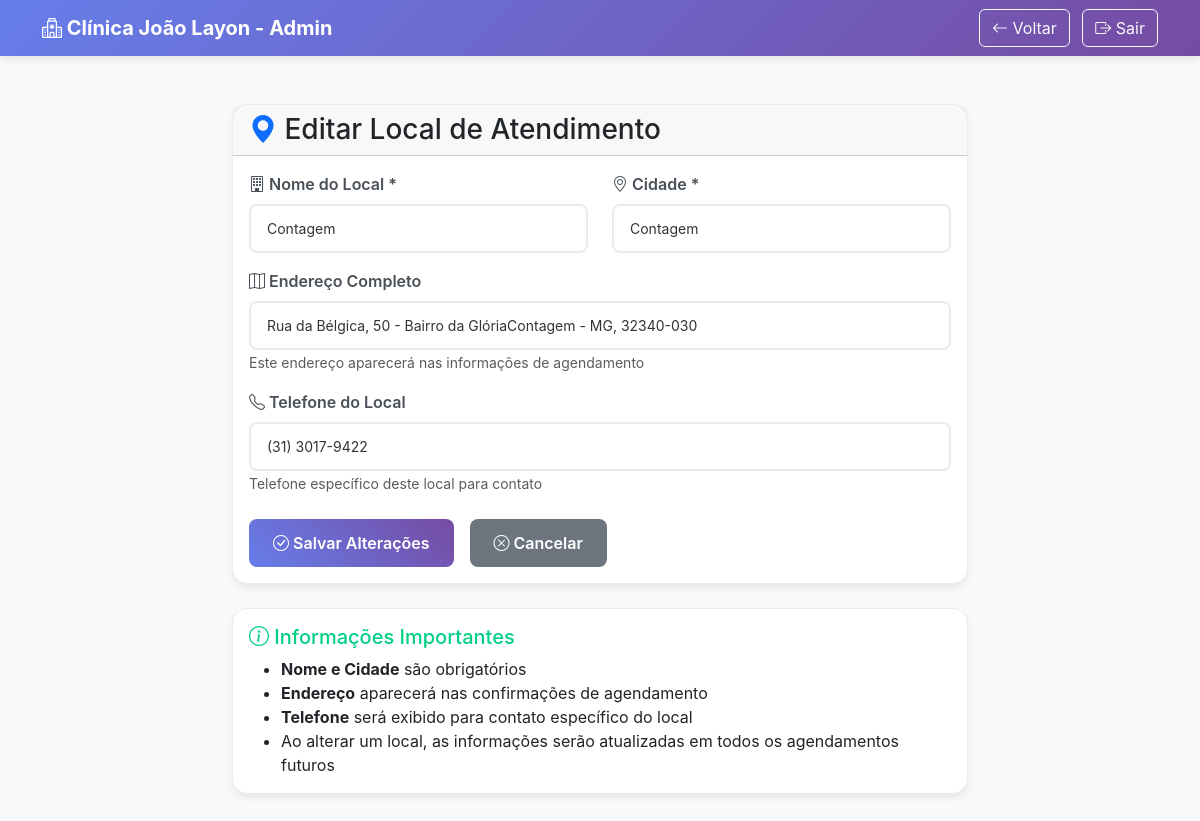
The page /admin/local/1/edit (signed in) on the database its author committed.
### tables this page shows
CREATE TABLE locais (
                id INTEGER PRIMARY KEY AUTOINCREMENT,
                nome TEXT NOT NULL UNIQUE,
                endereco TEXT,
                cidade TEXT,
                telefone TEXT,
                ativo BOOLEAN DEFAULT 1,
                criado_em DATETIME DEFAULT CURRENT_TIMESTAMP
            );

### app.py (the view)
    def decorated_function(*args, **kwargs):
        if not session.get('admin_logado'):
            flash('Acesso negado. Faça login como administrador.', 'error')
            return redirect(url_for('admin_login'))
        return f(*args, **kwargs)

### app.py (called while the page is built)
@app.context_processor
def inject_config():
    return {
        'nome_clinica': Configuracao.get_valor('nome_clinica', 'Clínica João Layon'),
        'nome_assistente': Configuracao.get_valor('nome_assistente', 'Assistente Virtual'),
        'telefone_clinica': Configuracao.get_valor('telefone_clinica', '(31) 3333-4444'),
        'email_admin': Configuracao.get_valor('email_admin', 'joao@gmail.com')
    }

def requer_login_admin(f):
    def decorated_function(*args, **kwargs):
        if not session.get('admin_logado'):
            flash('Acesso negado. Faça login como administrador.', 'error')
            return redirect(url_for('admin_login'))
        return f(*args, **kwargs)
    decorated_function.__name__ = f.__name__
    return decorated_function

@app.route('/admin/local/<int:local_id>/edit')
@requer_login_admin
def editar_local(local_id):
    local = Local.find_by_id(local_id)
    if not local:
        flash('Local não encontrado.', 'error')
        return redirect(url_for('admin'))
    return render_template('editar_local.html', local=local)

### database.py (called while the page is built)
    def get_connection(self):
        conn = sqlite3.connect(self.db_path)
        conn.execute("PRAGMA foreign_keys = ON")
        conn.row_factory = sqlite3.Row  # Para acessar colunas por nome
        return conn

    def execute_query(self, query: str, params: tuple = ()) -> List[sqlite3.Row]:
        with self.get_connection() as conn:
            cursor = conn.execute(query, params)
            return cursor.fetchall()

### models.py (called while the page is built)
    @classmethod
    def find_by_id(cls, record_id: int):
        query = f"SELECT * FROM {cls.table_name} WHERE id = ?"
        rows = db.execute_query(query, (record_id,))
        if rows:
            return cls(**dict(rows[0]))
        return None

    @classmethod
    def find_where(cls, conditions: Dict[str, Any]) -> List['BaseModel']:
        where_clause = ' AND '.join([f"{key} = ?" for key in conditions.keys()])
        query = f"SELECT * FROM {cls.table_name} WHERE {where_clause}"
        rows = db.execute_query(query, tuple(conditions.values()))
        return [cls(**dict(row)) for row in rows]

    @classmethod
    def find_one_where(cls, conditions: Dict[str, Any]):
        results = cls.find_where(conditions)
        return results[0] if results else None

    @classmethod
    def get_valor(cls, chave: str, padrao: str = '') -> str:
        config = cls.find_one_where({'chave': chave})
        return config.valor if config else padrao

### templates/editar_local.html (shortened to what this page needs)
<!DOCTYPE html>
<html lang="pt-BR">
<head>
    <link href="https://cdn.jsdelivr.net/npm/bootstrap@5.3.0/dist/css/bootstrap.min.css" rel="stylesheet">
    <link rel="stylesheet" href="https://cdn.jsdelivr.net/npm/bootstrap-icons@1.11.0/font/bootstrap-icons.css">
</head>
<body>
    <nav class="navbar navbar-expand-lg navbar-dark">
        <div class="container">
            <a class="navbar-brand fw-bold" href="{{ url_for('admin') }}">
                <i class="bi bi-hospital"></i> Clínica João Layon - Admin
            </a>
            <div class="ms-auto">
                <a href="{{ url_for('admin') }}" class="btn btn-outline-light me-2">
                    <i class="bi bi-arrow-left"></i> Voltar
                </a>
                <a href="{{ url_for('admin_logout') }}" class="btn btn-outline-light">
                    <i class="bi bi-box-arrow-right"></i> Sair
                </a>
            </div>
        </div>
    </nav>
    <div class="container py-5">
        <div class="row justify-content-center">
            <div class="col-md-8">
                <div class="card">
                    <div class="card-header">
                        <h3 class="card-title mb-0">
                            <i class="bi bi-geo-alt-fill text-primary"></i> Editar Local de Atendimento
                        </h3>
                    </div>
                    <div class="card-body">
                        <form action="{{ url_for('salvar_local', local_id=local.id) }}" method="POST">
                            <div class="row">
                                <div class="col-md-6 mb-3">
                                    <label for="nome" class="form-label">
                                        <i class="bi bi-building"></i> Nome do Local *
                                    </label>
                                    <input type="text" class="form-control" id="nome" name="nome"
                                           value="{{ local.nome }}" required
                                           placeholder="Ex: Unidade Contagem">
                                </div>
                                <div class="col-md-6 mb-3">
                                    <label for="cidade" class="form-label">
                                        <i class="bi bi-geo-alt"></i> Cidade *
                                    </label>
                                    <input type="text" class="form-control" id="cidade" name="cidade"
                                           value="{{ local.cidade }}" required
                                           placeholder="Ex: Contagem">
                                </div>
                            </div>
                            <div class="mb-3">
                                <label for="endereco" class="form-label">
                                    <i class="bi bi-map"></i> Endereço Completo
                                </label>
                                <input type="text" class="form-control" id="endereco" name="endereco"
                                       value="{{ local.endereco or '' }}"
                                       placeholder="Ex: Rua Principal, 123 - Centro">
                                <small class="text-muted">Este endereço aparecerá nas informações de agendamento</small>
                            </div>
                            <div class="mb-4">
                                <label for="telefone" class="form-label">
                                    <i class="bi bi-telephone"></i> Telefone do Local
                                </label>
                                <input type="text" class="form-control" id="telefone" name="telefone"
                                       value="{{ local.telefone or '' }}"
                                       placeholder="Ex: (31) 3333-4444">
                                <small class="text-muted">Telefone específico deste local para contato</small>
                            </div>
                            <div class="d-flex gap-3">
                                <button type="submit" class="btn btn-primary">
                                    <i class="bi bi-check-circle"></i> Salvar Alterações
                                </button>
                                <a href="{{ url_for('admin') }}" class="btn btn-secondary">
                                    <i class="bi bi-x-circle"></i> Cancelar
                                </a>
                            </div>
                        </form>
                    </div>
                </div>
                <div class="card mt-4">
                    <div class="card-body">
                        <h5 class="card-title" style="color: #00d084;">
                            <i class="bi bi-info-circle"></i> Informações Importantes
                        </h5>
                        <ul class="mb-0">
                            <li><strong>Nome e Cidade</strong> são obrigatórios</li>
                            <li><strong>Endereço</strong> aparecerá nas confirmações de agendamento</li>
                            <li><strong>Telefone</strong> será exibido para contato específico do local</li>
                            <li>Ao alterar um local, as informações serão atualizadas em todos os agendamentos futuros</li>
                        </ul>
                    </div>
                </div>
            </div>
        </div>
    </div>
</body>
</html>

### templates/editar_local.html (style rules this page uses)
body { background-color: #f8f9fa; color: #333; font-family: 'Inter', sans-serif; }
.navbar { background: linear-gradient(135deg, #667eea 0%, #764ba2 100%); box-shadow: 0 2px 10px rgba(0,0,0,0.1); }
.card { background-color: #ffffff; border: 1px solid #e9ecef; border-radius: 15px; box-shadow: 0 4px 6px rgba(0, 0, 0, 0.07); transition: all 0.3s ease; }
.form-control { background-color: #ffffff; border: 2px solid #e9ecef; color: #333; padding: 12px 16px; border-radius: 8px; font-size: 14px; }
.form-label { font-weight: 600; color: #495057; margin-bottom: 8px; }
.btn-primary { background: linear-gradient(45deg, #667eea, #764ba2); border: none; padding: 12px 24px; border-radius: 8px; font-weight: 600; transition: all 0.3s ease; }
.btn-secondary { background: #6c757d; border: none; padding: 12px 24px; border-radius: 8px; font-weight: 600; transition: all 0.3s ease; }

### rows shown on the page
locais: nome "Contagem", cidade "Contagem", endereco "Rua da Bélgica, 50 - Bairro da GlóriaContagem - MG, 32340-030", telefone "(31) 3017-9422"
